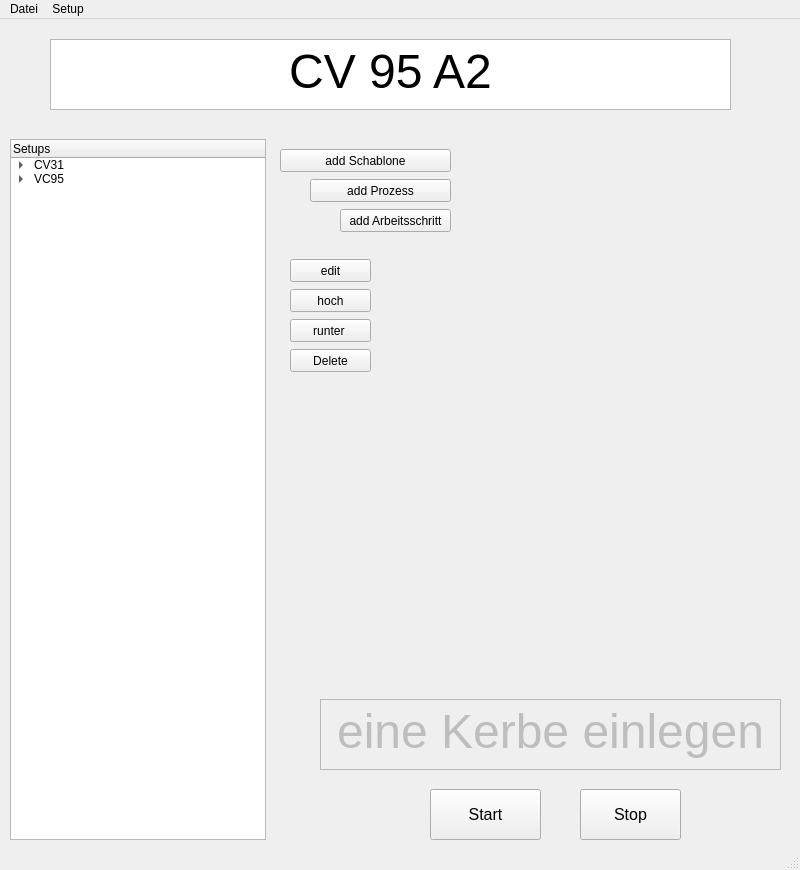
<?xml version="1.0" encoding="UTF-8"?>
<ui version="4.0">
 <class>MainWindow</class>
 <widget class="QMainWindow" name="MainWindow">
  <property name="geometry">
   <rect>
    <x>0</x>
    <y>0</y>
    <width>800</width>
    <height>870</height>
   </rect>
  </property>
  <property name="windowTitle">
   <string>SchnittOmat</string>
  </property>
  <widget class="QWidget" name="centralwidget">
   <widget class="QPushButton" name="pushButton_Stop">
    <property name="geometry">
     <rect>
      <x>580</x>
      <y>770</y>
      <width>101</width>
      <height>51</height>
     </rect>
    </property>
    <property name="font">
     <font>
      <pointsize>12</pointsize>
     </font>
    </property>
    <property name="text">
     <string>Stop</string>
    </property>
   </widget>
   <widget class="QPushButton" name="pushButton_Start">
    <property name="geometry">
     <rect>
      <x>430</x>
      <y>770</y>
      <width>111</width>
      <height>51</height>
     </rect>
    </property>
    <property name="font">
     <font>
      <pointsize>12</pointsize>
     </font>
    </property>
    <property name="text">
     <string>Start</string>
    </property>
   </widget>
   <widget class="QTreeWidget" name="treeWidget_Produktion">
    <property name="geometry">
     <rect>
      <x>10</x>
      <y>120</y>
      <width>256</width>
      <height>701</height>
     </rect>
    </property>
    <property name="expandsOnDoubleClick">
     <bool>false</bool>
    </property>
    <column>
     <property name="text">
      <string>Setups</string>
     </property>
    </column>
    <item>
     <property name="text">
      <string>CV31</string>
     </property>
     <item>
      <property name="text">
       <string>2K</string>
      </property>
      <item>
       <property name="text">
        <string>Schweissen</string>
       </property>
      </item>
      <item>
       <property name="text">
        <string>Lochen</string>
       </property>
      </item>
      <item>
       <property name="text">
        <string>Schneiden</string>
       </property>
      </item>
     </item>
     <item>
      <property name="text">
       <string>1K</string>
      </property>
      <item>
       <property name="text">
        <string>Schweissen</string>
       </property>
      </item>
      <item>
       <property name="text">
        <string>Lochen</string>
       </property>
      </item>
      <item>
       <property name="text">
        <string>schneiden</string>
       </property>
      </item>
     </item>
    </item>
    <item>
     <property name="text">
      <string>VC95</string>
     </property>
     <item>
      <property name="text">
       <string>2K</string>
      </property>
      <item>
       <property name="text">
        <string>Schweissen</string>
       </property>
      </item>
      <item>
       <property name="text">
        <string>Lochen</string>
       </property>
      </item>
      <item>
       <property name="text">
        <string>Schneiden</string>
       </property>
      </item>
     </item>
     <item>
      <property name="text">
       <string>1K</string>
      </property>
      <item>
       <property name="text">
        <string>Schweissen</string>
       </property>
      </item>
      <item>
       <property name="text">
        <string>Lochen</string>
       </property>
      </item>
      <item>
       <property name="text">
        <string>Schneien</string>
       </property>
      </item>
     </item>
    </item>
   </widget>
   <widget class="QPushButton" name="pushButton_hoch">
    <property name="geometry">
     <rect>
      <x>290</x>
      <y>270</y>
      <width>81</width>
      <height>23</height>
     </rect>
    </property>
    <property name="text">
     <string>hoch</string>
    </property>
   </widget>
   <widget class="QPushButton" name="pushButton_runter">
    <property name="geometry">
     <rect>
      <x>290</x>
      <y>300</y>
      <width>81</width>
      <height>23</height>
     </rect>
    </property>
    <property name="text">
     <string>runter </string>
    </property>
   </widget>
   <widget class="QPushButton" name="pushButton_Schablone_hinzufgen">
    <property name="geometry">
     <rect>
      <x>280</x>
      <y>130</y>
      <width>171</width>
      <height>23</height>
     </rect>
    </property>
    <property name="text">
     <string>add Schablone</string>
    </property>
   </widget>
   <widget class="QPushButton" name="pushButton_Arbeitschrit_Delete">
    <property name="geometry">
     <rect>
      <x>290</x>
      <y>330</y>
      <width>81</width>
      <height>23</height>
     </rect>
    </property>
    <property name="text">
     <string>Delete</string>
    </property>
   </widget>
   <widget class="QPushButton" name="pushButton_edit">
    <property name="geometry">
     <rect>
      <x>290</x>
      <y>240</y>
      <width>81</width>
      <height>23</height>
     </rect>
    </property>
    <property name="text">
     <string>edit</string>
    </property>
   </widget>
   <widget class="QTextEdit" name="textEdit_Statu_Meldung">
    <property name="enabled">
     <bool>false</bool>
    </property>
    <property name="geometry">
     <rect>
      <x>320</x>
      <y>680</y>
      <width>461</width>
      <height>71</height>
     </rect>
    </property>
    <property name="font">
     <font>
      <pointsize>14</pointsize>
     </font>
    </property>
    <property name="html">
     <string>&lt;!DOCTYPE HTML PUBLIC &quot;-//W3C//DTD HTML 4.0//EN&quot; &quot;http://www.w3.org/TR/REC-html40/strict.dtd&quot;&gt;
&lt;html&gt;&lt;head&gt;&lt;meta name=&quot;qrichtext&quot; content=&quot;1&quot; /&gt;&lt;style type=&quot;text/css&quot;&gt;
p, li { white-space: pre-wrap; }
&lt;/style&gt;&lt;/head&gt;&lt;body style=&quot; font-family:'MS Shell Dlg 2'; font-size:14pt; font-weight:400; font-style:normal;&quot;&gt;
&lt;p align=&quot;center&quot; style=&quot; margin-top:0px; margin-bottom:0px; margin-left:0px; margin-right:0px; -qt-block-indent:0; text-indent:0px;&quot;&gt;&lt;span style=&quot; font-size:36pt;&quot;&gt;eine Kerbe einlegen&lt;/span&gt;&lt;/p&gt;&lt;/body&gt;&lt;/html&gt;</string>
    </property>
   </widget>
   <widget class="QPushButton" name="pushButton_Prozess_hinzufgen">
    <property name="geometry">
     <rect>
      <x>310</x>
      <y>160</y>
      <width>141</width>
      <height>23</height>
     </rect>
    </property>
    <property name="text">
     <string>add Prozess</string>
    </property>
   </widget>
   <widget class="QPushButton" name="pushButton_Arbeitsschritt_hinzufgen">
    <property name="geometry">
     <rect>
      <x>340</x>
      <y>190</y>
      <width>111</width>
      <height>23</height>
     </rect>
    </property>
    <property name="text">
     <string>add Arbeitsschritt</string>
    </property>
   </widget>
   <widget class="QTextEdit" name="textEdit_config_Name">
    <property name="enabled">
     <bool>true</bool>
    </property>
    <property name="geometry">
     <rect>
      <x>50</x>
      <y>20</y>
      <width>681</width>
      <height>71</height>
     </rect>
    </property>
    <property name="font">
     <font>
      <pointsize>14</pointsize>
     </font>
    </property>
    <property name="html">
     <string>&lt;!DOCTYPE HTML PUBLIC &quot;-//W3C//DTD HTML 4.0//EN&quot; &quot;http://www.w3.org/TR/REC-html40/strict.dtd&quot;&gt;
&lt;html&gt;&lt;head&gt;&lt;meta name=&quot;qrichtext&quot; content=&quot;1&quot; /&gt;&lt;style type=&quot;text/css&quot;&gt;
p, li { white-space: pre-wrap; }
&lt;/style&gt;&lt;/head&gt;&lt;body style=&quot; font-family:'MS Shell Dlg 2'; font-size:14pt; font-weight:400; font-style:normal;&quot;&gt;
&lt;p align=&quot;center&quot; style=&quot; margin-top:0px; margin-bottom:0px; margin-left:0px; margin-right:0px; -qt-block-indent:0; text-indent:0px;&quot;&gt;&lt;span style=&quot; font-size:36pt;&quot;&gt;CV 95 A2&lt;/span&gt;&lt;/p&gt;&lt;/body&gt;&lt;/html&gt;</string>
    </property>
   </widget>
  </widget>
  <widget class="QMenuBar" name="menubar">
   <property name="geometry">
    <rect>
     <x>0</x>
     <y>0</y>
     <width>800</width>
     <height>21</height>
    </rect>
   </property>
   <widget class="QMenu" name="menutest">
    <property name="title">
     <string>Setup</string>
    </property>
    <addaction name="actionserial_communication"/>
   </widget>
   <widget class="QMenu" name="menuDatei">
    <property name="title">
     <string>Datei</string>
    </property>
    <addaction name="actionOpen"/>
    <addaction name="actionSpeichern"/>
   </widget>
   <addaction name="menuDatei"/>
   <addaction name="menutest"/>
  </widget>
  <widget class="QStatusBar" name="statusbar"/>
  <action name="actionserial_communication">
   <property name="text">
    <string>serial communication</string>
   </property>
  </action>
  <action name="actionOpen">
   <property name="text">
    <string>Open</string>
   </property>
  </action>
  <action name="actionSpeichern">
   <property name="text">
    <string>Speichern</string>
   </property>
  </action>
 </widget>
 <resources/>
 <connections/>
</ui>
